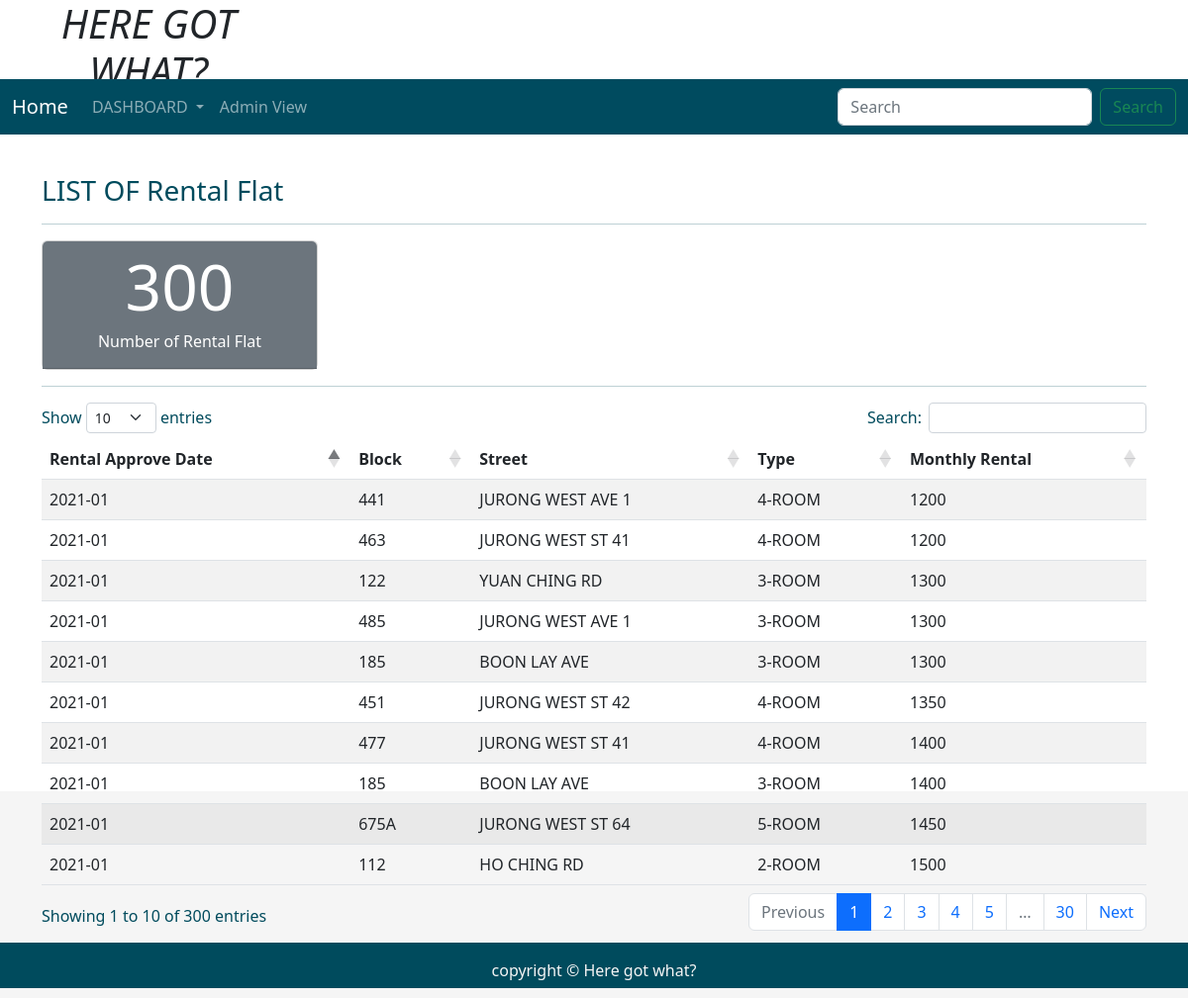
The page /singleuserRental/JURONG WEST on the database its author committed.
### tables this page shows
CREATE TABLE "rental" (
	"id"	INTEGER,
	"town"	TEXT,
	"rent_approve_date"	TEXT,
	"block"	TEXT,
	"street"	TEXT,
	"type"	TEXT,
	"monthly_rent"	TEXT,
	PRIMARY KEY("id" AUTOINCREMENT)
);

### application.py (the view)
@application.route('/singleuserRental/<string:town>')
def singleuserRental(town):
    user = get_active_user()
    db = get_database()
    param =  '%'+town+'%'
    userrental_cur = db.execute('select * from rental where town like ? order by monthly_rent asc', [town])
    all_userental_info = userrental_cur.fetchall()
    countrental_cur = db.execute('select count(id) from rental where town like ?', [town])
    count_rental_info = countrental_cur.fetchall()
    countRental = count_rental_info[0]
    return render_template('userrentalDashboard.html', user = user, all_userental_info = all_userental_info, countRental = countRental)

### application.py (called while the page is built)
@application.teardown_appcontext
def close_database(error):
    if hasattr(g, 'ICT2103Web_db'):
        g.ICT2103Web_db.close()

def get_active_user():
    user = None
    if 'user' in session:
        user = session['user']
        db = get_database()
        user_cur = db.execute('select * from users where name =?', [user])
        user = user_cur.fetchone()
    return user

### database.py (called while the page is built)
def connect_to_database():
    sql = sqlite3.connect('C:/ICT2103Web/ICT2103Web.db')
    sql.row_factory = sqlite3.Row
    return sql

def get_database():
    if not hasattr(g, 'ICT2103Web_db'):
        g.ICT2103Web_db = connect_to_database()
    return  g.ICT2103Web_db

### templates/userrentalDashboard.html (shortened to what this page needs)
<!DOCTYPE html>
<html lang="en">
<head>
    <link rel="stylesheet" href="https://cdnjs.cloudflare.com/ajax/libs/font-awesome/4.7.0/css/font-awesome.min.css">
    <link href="https://cdn.jsdelivr.net/npm/bootstrap@5.1.3/dist/css/bootstrap.min.css" rel="stylesheet"
>
    <link rel="stylesheet" href="{{ url_for('static', filename='home.css')}}" type="text/css">
    <link rel="stylesheet" href="https://cdnjs.cloudflare.com/ajax/libs/twitter-bootstrap/5.2.0/css/bootstrap.min.css">
    <link rel="stylesheet" href="https://cdn.datatables.net/1.12.1/css/dataTables.bootstrap5.min.css">
</head>
<body>
    <div class="parent">
        <div class="child child1">
            <h1 class="text-center"><i>HERE GOT WHAT?</i></h1>
        </div>
        <div class="child child3 dropdown">
            <nav class="navbar navbar-expand-lg navbar-dark" style="background-color: #004b5f;">
                <div class="container-fluid">
                    <a class="navbar-brand" href="{{url_for('normaluserDashboard')}}">Home</a>
                    <div class="collapse navbar-collapse" id="navbarSupportedContent">
                        <ul class="navbar-nav me-auto mb-2 mb-lg-0">
                            <li class="nav-item dropdown">
                                <a class="nav-link dropdown-toggle" href="#" id="navbarDropdown" role="button"
                                    data-bs-toggle="dropdown" aria-expanded="false">
                                    DASHBOARD
                                </a>
                            </li>
                            <li class="nav-item">
                                <a class="nav-link" href="{{url_for('index')}}">Admin View</a>
                            </li>
                        </ul>
                        <form class="d-flex">
                            <input class="form-control me-2" type="search" placeholder="Search" aria-label="Search">
                            <button class="btn btn-outline-success" type="submit">Search</button>
                        </form>
                    </div>
                </div>
            </nav>
        </div>
        <div class="child child6  container" style="color:rgb(0, 75, 93);">
            <div class="table-responsive-lg caption-top">
                <caption>
                    <h3>LIST OF Rental Flat</h3>
                </caption>
                <hr>
                <div class="col-md-3">
                    <div class="card">
                        <div class="card-header bg-secondary text-white">
                            <div class="row align-items-center">
                                <div class="col" style="text-align: center;">
                                    {% for countRental in countRental %}
                                    <h3 class="display-3 counter">{{ countRental }}</h3>
                                    {% endfor %}
                                    <h6>Number of Rental Flat</h6>
                                </div>
                            </div>
                        </div>
                    </div>
                </div>
                <hr>
                <table class="table table-striped " id="example">
                    <thead>
                        <tr>
                            <th scope="col">Rental Approve Date</th>
                            <th scope="col">Block</th>
                            <th scope="col">Street</th>
                            <th scope="col">Type</th>
                            <th scope="col">Monthly Rental</th>
                        </tr>
                    </thead>
                    <tbody>
                        {% for rental in all_userental_info %}
                        <tr>
                            <td scope="row">{{ rental['rent_approve_date'] }}</td>
                            <td scope="row">{{ rental['block'] }}</td>
                            <td scope="row">{{ rental['street'] }}</td>
                            <td scope="row">{{ rental['type'] }}</td>
                            <td scope="row">{{ rental['monthly_rent'] }}</td>
                        </tr>
                        {% endfor %}
                    </tbody>
                </table>
            </div>
        </div>
        <div class="child child7" style="background-color:rgb(0, 75, 93); color:whitesmoke;">
            <p class="p-3 text-center">copyright &copy Here got what?</p>
        </div>
    </div>
</body>
</html>

### static/home.css (style rules this page uses)
html, body { height: 100%; background-color:whitesmoke; color:rgb(0, 75, 93); }
.parent { height: 100%; display: grid; grid-template-columns: repeat(4, 1fr); grid-template-rows: 10% 5% 7% auto 7%; }
.child { margin-bottom: 10px; }
.child1 { grid-column: 1/2; grid-row: 1/2; }
.child3 { grid-column: 1/-1; grid-row: 2/3; }
.child6 { grid-column: 1/-1; grid-row: 4/5; }
.child7 { grid-column: 1/-1; grid-row: 5/6; }

### rows shown on the page
rental: rent_approve_date "2021-01", block "441", street "JURONG WEST AVE 1", type "4-ROOM", monthly_rent "1200"
rental: rent_approve_date "2021-01", block "463", street "JURONG WEST ST 41", type "4-ROOM", monthly_rent "1200"
rental: rent_approve_date "2021-01", block "122", street "YUAN CHING RD", type "3-ROOM", monthly_rent "1300"
rental: rent_approve_date "2021-01", block "485", street "JURONG WEST AVE 1", type "3-ROOM", monthly_rent "1300"
rental: rent_approve_date "2021-01", block "185", street "BOON LAY AVE", type "3-ROOM", monthly_rent "1300"
rental: rent_approve_date "2021-01", block "451", street "JURONG WEST ST 42", type "4-ROOM", monthly_rent "1350"
rental: rent_approve_date "2021-01", block "477", street "JURONG WEST ST 41", type "4-ROOM", monthly_rent "1400"
rental: rent_approve_date "2021-01", block "185", street "BOON LAY AVE", type "3-ROOM", monthly_rent "1400"
rental: rent_approve_date "2021-01", block "675A", street "JURONG WEST ST 64", type "5-ROOM", monthly_rent "1450"
rental: rent_approve_date "2021-01", block "112", street "HO CHING RD", type "2-ROOM", monthly_rent "1500"

### other values the page prints
{{ countRental }} "300"
